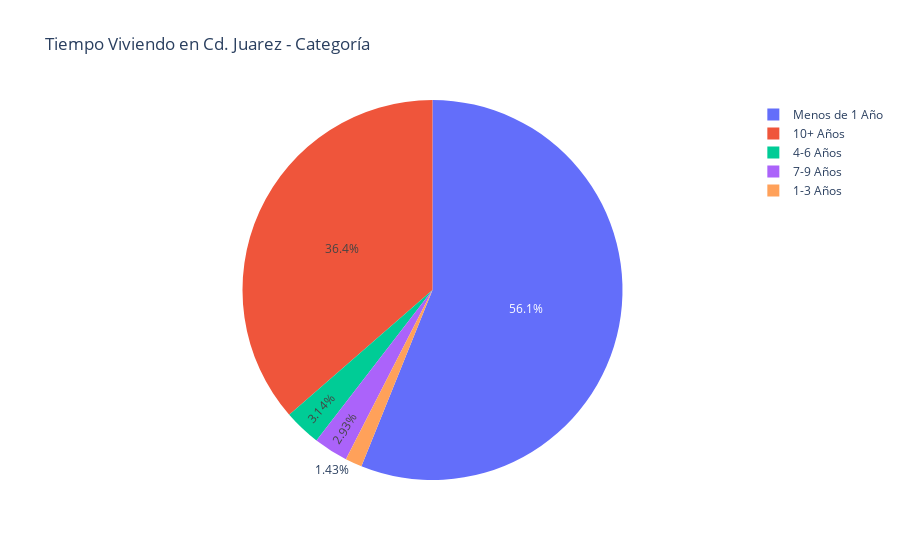

The notebook cell saved with this chart:
### Markdown cell above
### Tiempo viviendo en Ciudad Juarez

### Code cell
# Categorizar "Tiempo Viviendo en Ciudad Juárez"

def categorize_time_living(time):
    if pd.isna(time) or (isinstance(time, str) and 'Days' in time):
        return 'Menos de 1 Año'
    elif (isinstance(time, int) and 1 <= time <= 3) or (isinstance(time, str) and any(x in time for x in ['1-2 Years', '2-3 Years','1-2 Years '])):
        return '1-3 Años'
    elif (isinstance(time, int) and 4 <= time <= 6) or (isinstance(time, str) and any(x in time for x in ['3-4 Years', '4-5 Years', '5-6 Years','6 Years'])):
        return '4-6 Años'
    elif (isinstance(time, int) and 7 <= time <= 9) or (isinstance(time, str) and any(x in time for x in ['6-7 Years', '7-8 Years', '8-9 Years','7-8 Years', '8-9 Years'])):
        return '7-9 Años'
    else:
        return '10+ Años'

# Apply the categorization
data_sucia['TIEMPO VIVIENDO EN CD JUAREZ - CATEGORIA'] = data_sucia['¿CUANTO TIEMPO TIENE VIVIENDO EN CD. JUAREZ?'].apply(categorize_time_living)

# Display the first few rows to verify the categorization
data_sucia[['¿CUANTO TIEMPO TIENE VIVIENDO EN CD. JUAREZ?', 'TIEMPO VIVIENDO EN CD JUAREZ - CATEGORIA']].head()

# Convertir en cateogorico 
data_sucia['TIEMPO VIVIENDO EN CD JUAREZ - CATEGORIA'] = data_sucia['TIEMPO VIVIENDO EN CD JUAREZ - CATEGORIA'].astype('category')

# Saber cuantos valores hay en cada categoria de la columna Tiempo Viviendo en Cd. Juarez - Categoría
data_sucia['TIEMPO VIVIENDO EN CD JUAREZ - CATEGORIA'].astype('category').value_counts()

# Hacer plot de pie de la columna Tiempo Viviendo en Cd. Juarez - Categoría con plotly-express
import plotly.express as px
fig = px.pie(data_sucia, names='TIEMPO VIVIENDO EN CD JUAREZ - CATEGORIA', title='Tiempo Viviendo en Cd. Juarez - Categoría')
fig.show()

### Figure 1 — Plotly figure (JSON) as saved in the notebook; plotly's stock layout.template omitted (floating-point values rounded to 4 significant figures; data arrays with more than 128 entries replaced by an {"elided": "..."} marker saying what was removed)
{"data": [{"domain": {"x": [0, 1], "y": [0, 1]}, "hovertemplate": "TIEMPO VIVIENDO EN CD JUAREZ - CATEGORIA=%{label}<extra></extra>", "labels": {"elided": "1401 str values"}, "legendgroup": "", "name": "", "showlegend": true, "type": "pie"}], "layout": {"legend": {"tracegroupgap": 0}, "title": {"text": "Tiempo Viviendo en Cd. Juarez - Categoría"}}}
